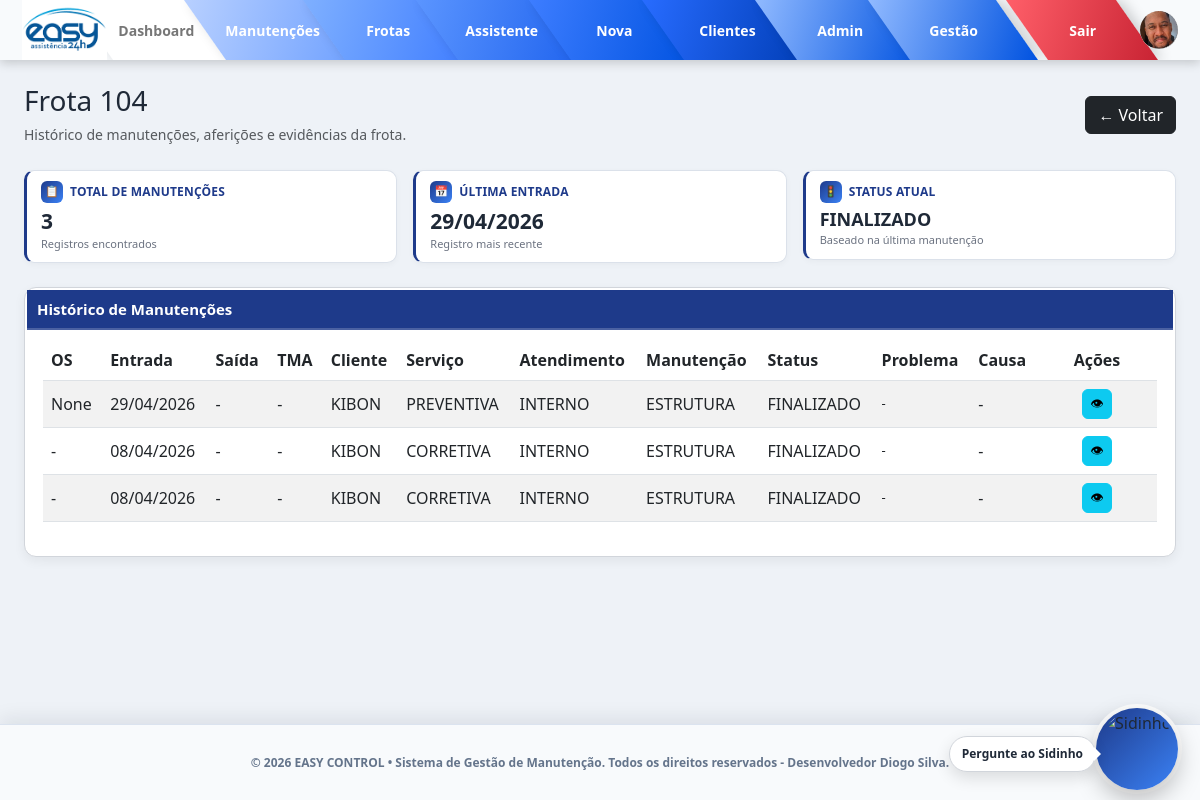
The page /frotas/104 (signed in) on the database its author committed.
### models/manutencao.py (models this page shows)
class Manutencao(db.Model):
    __tablename__ = "manutencoes"
    id = db.Column(db.Integer, primary_key=True, autoincrement=True)
    data = db.Column(db.Date)
    data_saida = db.Column(db.Date)
    dtm = db.Column(db.Integer)
    numero_frota = db.Column(db.String)
    os = db.Column(db.String(50))
    bau = db.Column(db.String)
    tipo_veiculo = db.Column(db.String)
    tipo_servico = db.Column(db.String)
    tipo_atendimento = db.Column(db.String)
    tipo_manutencao = db.Column(db.String)
    status = db.Column(db.String)
    problema = db.Column(db.String)
    causa = db.Column(db.String)
    observacao = db.Column(db.String)
    cliente = db.Column(db.String)
    imagens = db.Column(db.Text)

### routes/frotas.py (the view)
@frotas_bp.route("/<frota>")
def detalhe_frota(frota):
    if not session.get("user_id"):
        return redirect("/login")
    registros = [
        r for r in Manutencao.query.all()
        if formatar_frota(r.numero_frota) == frota
    ]
    def parse_data(data):
        if isinstance(data, datetime):
            return data
        try:
            return datetime.strptime(str(data), "%Y-%m-%d")
        except:
            return datetime.min
    registros = sorted(
        registros,
        key=lambda x: parse_data(x.data),
        reverse=True
    )
    for r in registros:
        afericao_placa = buscar_afericao(r.numero_frota, r.os, "PLACA")
        afericao_ambiente = buscar_afericao(r.numero_frota, r.os, "AMBIENTE")
        r.placa_afericao = afericao_placa.afericao if afericao_placa else None
        r.placa_data_afericao = (
            afericao_placa.data_afericao.strftime("%d/%m/%Y")
            if afericao_placa and afericao_placa.data_afericao else None
        )
        r.placa_status = afericao_placa.status if afericao_placa else None
        r.placa_imagens = carregar_lista_imagens(afericao_placa.imagens) if afericao_placa else []
        r.ambiente_afericao = afericao_ambiente.afericao if afericao_ambiente else None
        r.ambiente_data_afericao = (
            afericao_ambiente.data_afericao.strftime("%d/%m/%Y")
            if afericao_ambiente and afericao_ambiente.data_afericao else None
        )
        r.ambiente_status = afericao_ambiente.status if afericao_ambiente else None
        r.ambiente_imagens = carregar_lista_imagens(afericao_ambiente.imagens) if afericao_ambiente else []
        r.imagens_lista = carregar_lista_imagens(r.imagens)
    return render_template(
        "frotas_detalhe.html",
        frota=frota,
        registros=registros
    )

### routes/frotas.py (called while the page is built)
def formatar_frota(valor):
    try:
        return str(int(float(valor)))
    except:
        return "Sem frota"

def carregar_lista_imagens(valor):
    try:
        lista = json.loads(valor) if valor else []
        return lista if isinstance(lista, list) else []
    except:
        return []

def buscar_afericao(numero_frota, os, tipo_termometro):
    if not numero_frota or not os:
        return None
    return AfericaoTermometro.query.filter_by(
        numero_frota=str(numero_frota).strip(),
        os=str(os).strip(),
        tipo_termometro=tipo_termometro
    ).first()

### templates/frotas_detalhe.html (shortened to what this page needs)
{% extends "base.html" %}
{% block content %}
<div class="d-flex justify-content-between align-items-center mb-4">
  <div>
    <h3 class="mb-1">Frota {{ frota }}</h3>
    <small class="text-muted">
      Histórico de manutenções, aferições e evidências da frota.
    </small>
  </div>
  <a href="/frotas/" class="btn btn-dark">
    ← Voltar
  </a>
</div>
<div class="row g-3 mb-4">
  <div class="col-md-4">
    <div class="frota-resumo-card">
      <div class="frota-resumo-top">
        <span class="frota-resumo-icon">📋</span>
        <span>Total de Manutenções</span>
      </div>
      <div class="frota-resumo-value">{{ registros|length }}</div>
      <div class="frota-resumo-desc">Registros encontrados</div>
    </div>
  </div>
  <div class="col-md-4">
    <div class="frota-resumo-card">
      <div class="frota-resumo-top">
        <span class="frota-resumo-icon">📅</span>
        <span>Última Entrada</span>
      </div>
      <div class="frota-resumo-value">
        {% if registros %}
          {{ registros[0].data.strftime('%d/%m/%Y') if registros[0].data else '-' }}
        {% else %}
          -
        {% endif %}
      </div>
      <div class="frota-resumo-desc">Registro mais recente</div>
    </div>
  </div>
  <div class="col-md-4">
    <div class="frota-resumo-card">
      <div class="frota-resumo-top">
        <span class="frota-resumo-icon">🚦</span>
        <span>Status Atual</span>
      </div>
      <div class="frota-resumo-value frota-status-value">
        {% if registros %}
          {{ registros[0].status or '-' }}
        {% else %}
          -
        {% endif %}
      </div>
      <div class="frota-resumo-desc">Baseado na última manutenção</div>
    </div>
  </div>
</div>
<div class="x-card">
  <h5>Histórico de Manutenções</h5>
  {% if registros %}
    <div class="table-responsive">
      <table class="table table-striped table-hover align-middle">
        <thead>
          <tr>
            <th>OS</th>
            <th>Entrada</th>
            <th>Saída</th>
            <th>TMA</th>
            <th>Cliente</th>
            <th>Serviço</th>
            <th>Atendimento</th>
            <th>Manutenção</th>
            <th>Status</th>
            <th>Problema</th>
            <th>Causa</th>
            <th>Ações</th>
          </tr>
        </thead>
        <tbody>
          {% for m in registros %}
            <tr>
              <td>{{ m.os or '-' }}</td>
              <td>{{ m.data.strftime('%d/%m/%Y') if m.data else '-' }}</td>
              <td>{{ m.data_saida.strftime('%d/%m/%Y') if m.data_saida else '-' }}</td>
              <td>{{ m.dtm if m.dtm is not none else '-' }}</td>
              <td>{{ m.cliente or '-' }}</td>
              <td>{{ m.tipo_servico or '-' }}</td>
              <td>{{ m.tipo_atendimento or '-' }}</td>
              <td>{{ m.tipo_manutencao or '-' }}</td>
              <td>{{ m.status or '-' }}</td>
              <td class="obs-col">{{ m.problema or '-' }}</td>
              <td class="obs-col">{{ m.causa or '-' }}</td>
              <td>
                <div class="d-flex gap-1">
                  <button
                    class="btn btn-info btn-sm"
                    onclick='abrirModalFrota(
                      {{ m.cliente|tojson }},
                      {{ m.numero_frota|tojson }},
                      {{ m.os|tojson }},
                      {{ m.tipo_servico|tojson }},
                      {{ m.tipo_atendimento|tojson }},
                      {{ m.tipo_manutencao|tojson }},
                      {{ m.status|tojson }},
                      {{ m.problema|tojson }},
                      {{ m.causa|tojson }},
                      {{ m.observacao|tojson }},
                      {{ m.placa_afericao|tojson }},
                      {{ m.placa_data_afericao|tojson }},
                      {{ m.placa_status|tojson }},
                      {{ m.ambiente_afericao|tojson }},
                      {{ m.ambiente_data_afericao|tojson }},
                      {{ m.ambiente_status|tojson }},
                      {{ m.imagens_lista|tojson }},
                      {{ m.placa_imagens|tojson }},
                      {{ m.ambiente_imagens|tojson }}
                    )'>
                    👁
                  </button>
                </div>
              </td>
            </tr>
          {% endfor %}
        </tbody>
      </table>
    </div>
  {% else %}
    <div class="text-muted">
      Nenhuma manutenção encontrada para esta frota.
    </div>
  {% endif %}
</div>
{% endblock %}

### rows shown on the page
Manutencao: data "29/04/2026", status "FINALIZADO", os "None", data_saida "-", dtm "-", cliente "KIBON", tipo_servico "PREVENTIVA", tipo_atendimento "INTERNO", tipo_manutencao "ESTRUTURA", problema "-", causa "-"
Manutencao: os "-", data "08/04/2026", data_saida "-", dtm "-", cliente "KIBON", tipo_servico "CORRETIVA", tipo_atendimento "INTERNO", tipo_manutencao "ESTRUTURA", status "FINALIZADO", problema "-", causa "-"
Manutencao: os "-", data "08/04/2026", data_saida "-", dtm "-", cliente "KIBON", tipo_servico "CORRETIVA", tipo_atendimento "INTERNO", tipo_manutencao "ESTRUTURA", status "FINALIZADO", problema "-", causa "-"

### other values the page prints
{{ frota }} "104"
{{ registros|length }} "3"
